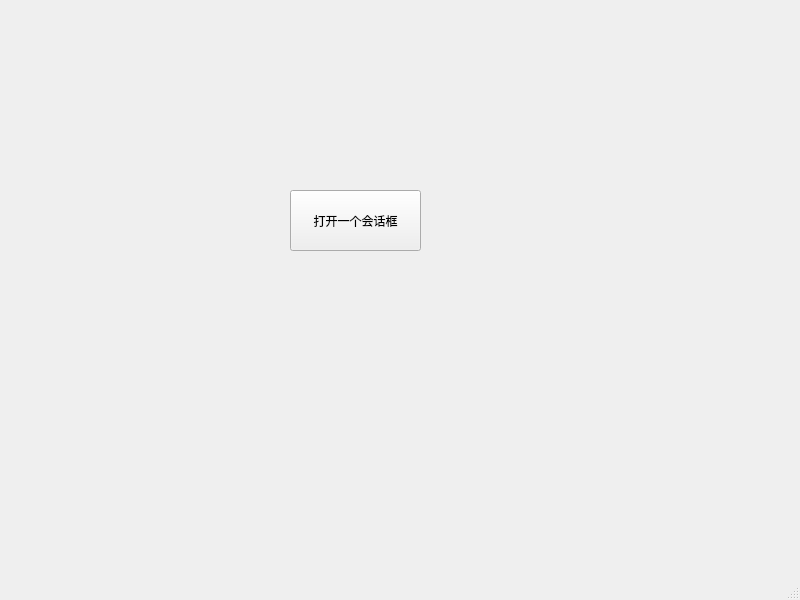
<?xml version="1.0" encoding="UTF-8"?>
<ui version="4.0">
 <class>MainWindow</class>
 <widget class="QMainWindow" name="MainWindow">
  <property name="geometry">
   <rect>
    <x>0</x>
    <y>0</y>
    <width>800</width>
    <height>600</height>
   </rect>
  </property>
  <property name="windowTitle">
   <string>MainWindow</string>
  </property>
  <widget class="QWidget" name="centralwidget">
   <widget class="QPushButton" name="pushButton">
    <property name="geometry">
     <rect>
      <x>290</x>
      <y>190</y>
      <width>131</width>
      <height>61</height>
     </rect>
    </property>
    <property name="text">
     <string>打开一个会话框</string>
    </property>
   </widget>
  </widget>
  <widget class="QMenuBar" name="menubar">
   <property name="geometry">
    <rect>
     <x>0</x>
     <y>0</y>
     <width>800</width>
     <height>23</height>
    </rect>
   </property>
  </widget>
  <widget class="QStatusBar" name="statusbar"/>
 </widget>
 <resources/>
 <connections/>
</ui>
